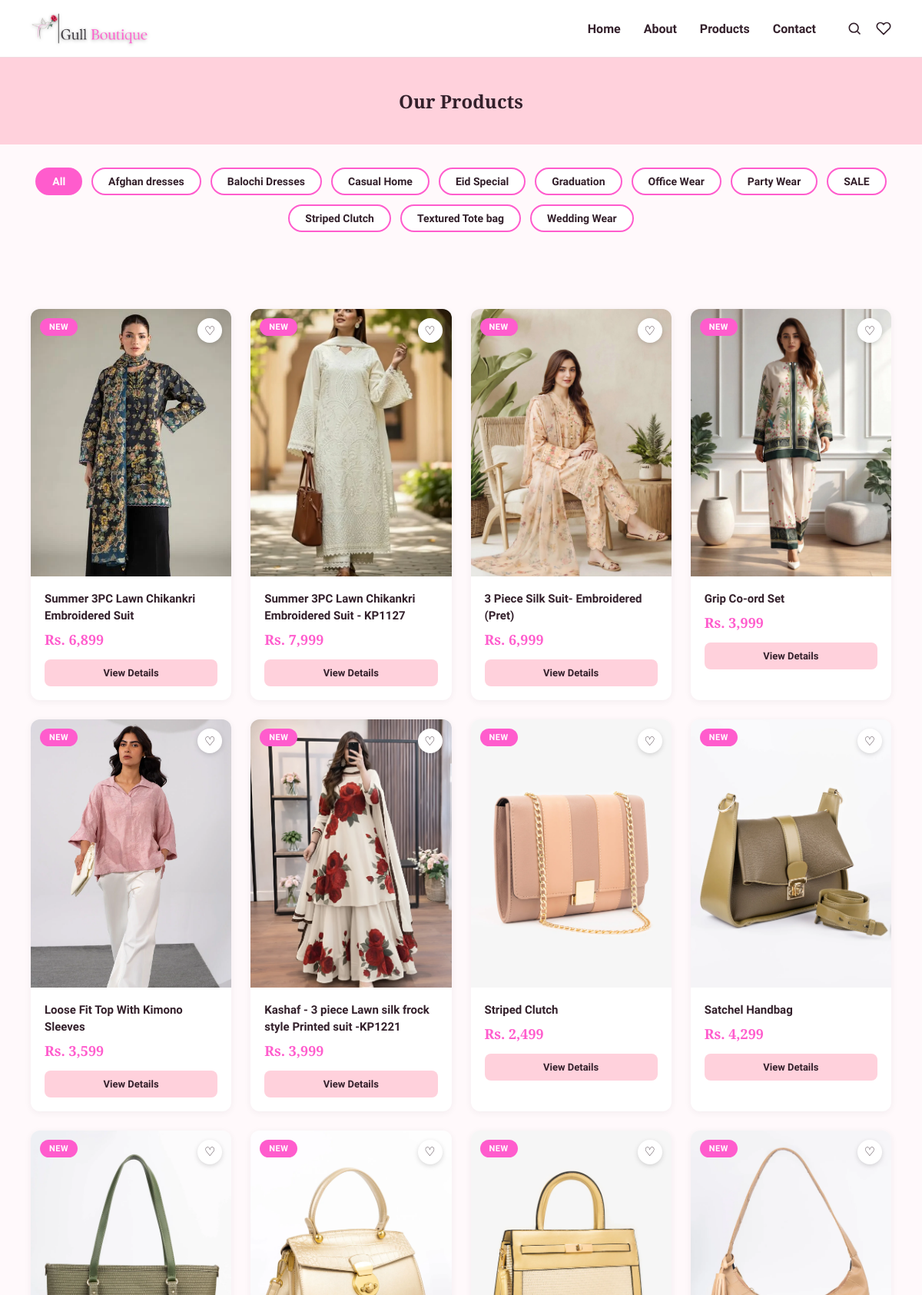
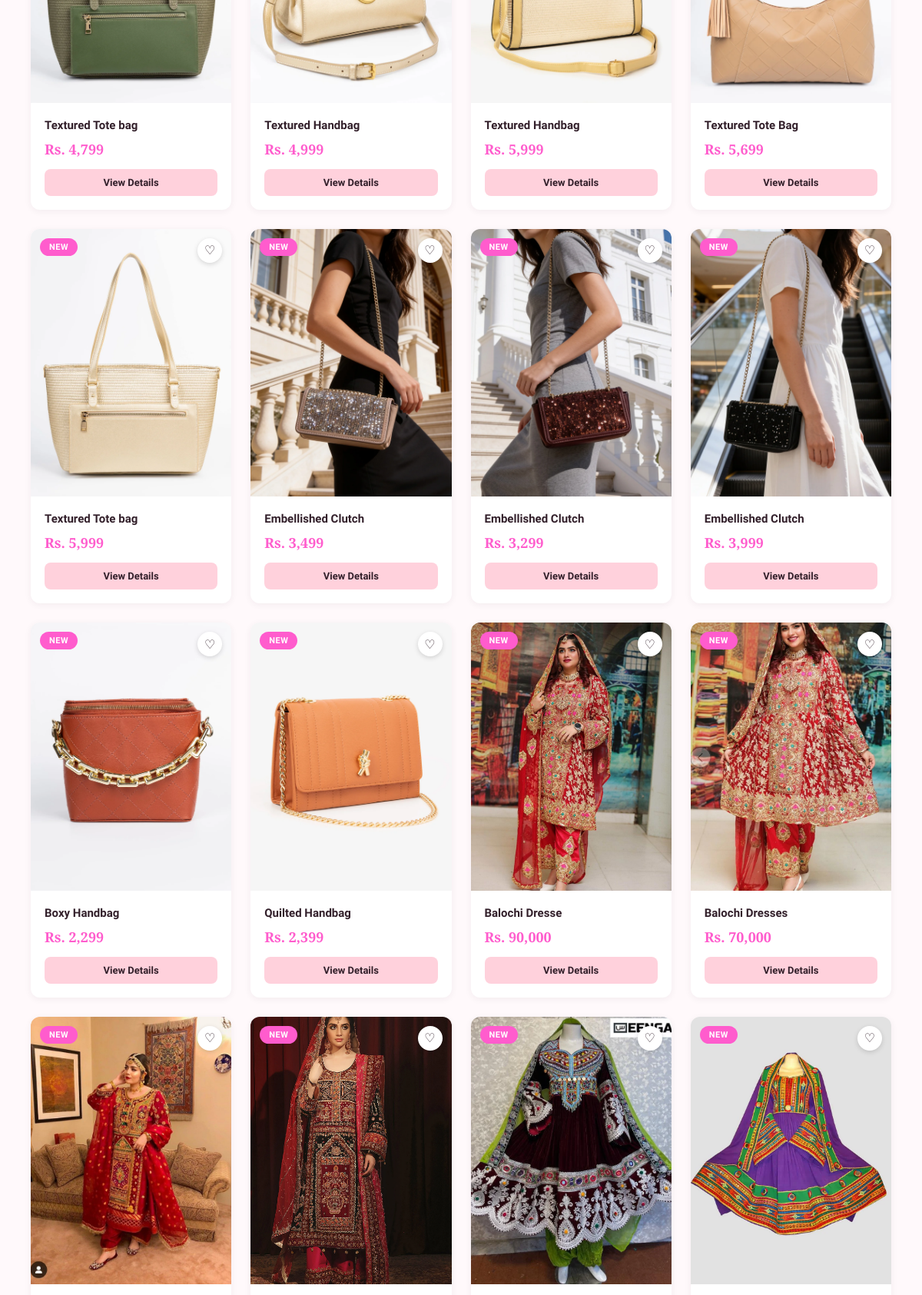
/products.php (upper part), run on the app's committed database (2 pictures, top to bottom).
### tables this page shows
CREATE TABLE `categories` (
  `id` int(11) NOT NULL,
  `name` varchar(100) NOT NULL,
  `created_at` timestamp NOT NULL DEFAULT current_timestamp(),
  `image` varchar(255) DEFAULT NULL
);

CREATE TABLE `products` (
  `id` int(11) NOT NULL,
  `category_id` int(11) NOT NULL,
  `name` varchar(150) NOT NULL,
  `description` text DEFAULT NULL,
  `price` decimal(10,2) NOT NULL,
  `stock` int(11) DEFAULT 0,
  `image` varchar(255) DEFAULT NULL,
  `created_at` timestamp NOT NULL DEFAULT current_timestamp()
);

### products.php (the view)
<?php include 'includes/header.php'; ?>
<?php include 'includes/db.php'; ?>
<section class="page-header">
    <h1>Our Products</h1>
</section>
<section class="filter-bar">
    <?php
    $catQuery = $conn->query("SELECT * FROM categories ORDER BY name");
    $selectedCat = isset($_GET['category']) ? intval($_GET['category']) : 0;
    ?>
    <a href="products.php" class="filter-btn <?php echo $selectedCat === 0 ? 'active' : ''; ?>">All</a>
    <?php while ($cat = $catQuery->fetch_assoc()): ?>
        <a href="products.php?category=<?php echo $cat['id']; ?>"
           class="filter-btn <?php echo $selectedCat === (int)$cat['id'] ? 'active' : ''; ?>">
            <?php echo htmlspecialchars($cat['name']); ?>
        </a>
    <?php endwhile; ?>
</section>
<section class="featured">
    <div class="product-grid">
        <?php
        $searchTerm = trim($_GET['search'] ?? '');
        if ($searchTerm !== '') {
            $likeTerm = '%' . $searchTerm . '%';
            $stmt = $conn->prepare("SELECT * FROM products WHERE name LIKE ? ORDER BY created_at DESC");
            $stmt->bind_param("s", $likeTerm);
            $stmt->execute();
            $result = $stmt->get_result();
        } elseif ($selectedCat > 0) {
            $stmt = $conn->prepare("SELECT * FROM products WHERE category_id = ? ORDER BY created_at DESC");
            $stmt->bind_param("i", $selectedCat);
            $stmt->execute();
            $result = $stmt->get_result();
        } else {
            $result = $conn->query("SELECT * FROM products ORDER BY created_at DESC");
        }
        if ($result && $result->num_rows > 0) {
            while ($row = $result->fetch_assoc()) {
                echo '<div class="product-card">';
                echo '<a href="/gull_boutique/product_detail.php?id=' . $row['id'] . '" class="product-img-wrap">';
                echo '<span class="card-badge">' . htmlspecialchars($row['category_name'] ?? 'New') . '</span>';
                echo '<button class="wishlist-heart" data-id="' . $row['id'] . '">♡</button>';
                echo '<img src="/gull_boutique/images/' . htmlspecialchars($row['image']) . '" alt="' . htmlspecialchars($row['name']) . '">';
                echo '</a>';
                echo '<div class="product-info">';
                echo '<h3><a href="/gull_boutique/product_detail.php?id=' . $row['id'] . '">' . htmlspecialchars($row['name']) . '</a></h3>';
                echo '<p class="price">Rs. ' . number_format($row['price']) . '</p>';
                echo '<a href="/gull_boutique/product_detail.php?id=' . $row['id'] . '" class="btn-view">View Details</a>';
                echo '</div></div>';
            }
        } else {
            echo '<p>No products found in this category yet.</p>';
        }
        ?>
    </div>
</section>
<?php include 'includes/footer.php'; ?>

### css/style.css (style rules this page uses)
html, body { overflow-x: hidden; max-width: 100%; }
img { max-width: 100%; }
:root { --pink-light: #FFD1DC; --pink-deep: #FF5CCD; --text-dark: #33202b; --font-heading: 'Playfair Display', Georgia, serif; }
h1, h2, h3, .hero h1, .page-header h1, .featured h2, .about-teaser h2, .about-story h2, .about-mission h2, .about-values h2, .testimonials-section h2, .newsletter-section h2, .category-scroll-header h2, .value-card h3, .product-info h3, .detail-info h1, .reviews-section h2 { font-family: var(--font-heading); font-weight: 600; }
.reveal { opacity: 0; transform: translateY(25px); transition: opacity 0.7s ease-out, transform 0.7s ease-out; }
.reveal.visible { opacity: 1; transform: translateY(0); }
* { margin: 0; padding: 0; box-sizing: border-box; font-family: 'Segoe UI', sans-serif; }
body { background-color: #fff9fb; color: var(--text-dark); }
.featured { padding: 60px 40px; text-align: center; }
.product-grid { display: grid; grid-template-columns: repeat(auto-fit, minmax(220px, 1fr)); gap: 25px; }
.product-card { background: white; border-radius: 12px; overflow: hidden; box-shadow: 0 4px 12px rgba(0,0,0,0.06); transition: transform 0.25s, box-shadow 0.25s; }
.product-img-wrap { position: relative; display: block; width: 100%; aspect-ratio: 3 / 4; overflow: hidden; }
.product-img-wrap img { width: 100%; height: 100%; object-fit: cover; transition: transform 0.35s; }
.card-badge { position: absolute; top: 12px; left: 12px; background-color: var(--pink-deep); color: white; font-size: 11px; font-weight: 700; text-transform: uppercase; letter-spacing: 0.5px; padding: 5px 12px; border-radius: 20px; z-index: 2; }
.product-info { padding: 18px; text-align: left; }
.product-info h3 { font-size: 15px; margin-bottom: 8px; line-height: 1.4; }
.product-info h3 a { color: var(--text-dark); text-decoration: none; }
.product-info .price { color: var(--pink-deep); font-weight: bold; font-size: 17px; margin-bottom: 14px; }
.btn-view { display: block; text-align: center; background-color: var(--pink-light); color: var(--text-dark); text-decoration: none; font-weight: 600; font-size: 13px; padding: 10px; border-radius: 8px; transition: background 0.2s, color 0.2s; }
.page-header { text-align: center; padding: 40px 20px; background-color: var(--pink-light); }
.filter-bar { display: flex; flex-wrap: wrap; justify-content: center; gap: 12px; padding: 30px 20px; }
.filter-btn { text-decoration: none; color: var(--text-dark); background-color: white; border: 2px solid var(--pink-deep); padding: 8px 20px; border-radius: 20px; font-weight: 600; font-size: 14px; transition: all 0.2s; }
.filter-btn:hover, .filter-btn.active { background-color: var(--pink-deep); color: white; }
.wishlist-heart { position: absolute; top: 12px; right: 12px; background: white; border: none; width: 32px; height: 32px; border-radius: 50%; font-size: 16px; cursor: pointer; z-index: 2; display: flex; align-items: center; justify-content: center; box-shadow: 0 2px 6px rgba(0,0,0,0.15); color: var(--text-dark); transition: transform 0.2s, color 0.2s; }
.hero, .featured, .about-teaser, .testimonials-section, .newsletter-section, .category-scroll-section { scroll-margin-top: 80px; }
.product-card { box-shadow: 0 2px 10px rgba(51, 32, 43, 0.06); transition: transform 0.3s ease, box-shadow 0.3s ease; }
.featured, .about-teaser, .testimonials-section, .newsletter-section { padding-top: 70px; padding-bottom: 70px; }
.product-info .price { font-family: var(--font-heading); font-size: 18px; }

### data on the page
categories: name "Afghan dresses"
categories: name "Balochi Dresses"
categories: name "Casual Home"
categories: name "Eid Special"
categories: name "Graduation"
categories: name "Office Wear"
categories: name "Party Wear"
categories: name "SALE"
categories: name "Striped Clutch"
categories: name "Textured Tote bag"
categories: name "Wedding Wear"
products: category_name "NEW", image (picture), name "Summer 3PC Lawn Chikankri Embroidered Suit", price "6,899"
products: category_name "NEW", image (picture), name "Summer 3PC Lawn Chikankri Embroidered Suit - KP1127", price "7,999"
products: category_name "NEW", image (picture), name "3 Piece Silk Suit- Embroidered (Pret)", price "6,999"
products: category_name "NEW", image (picture), name "Grip Co-ord Set", price "3,999"
products: category_name "NEW", image (picture), name "Loose Fit Top With Kimono Sleeves", price "3,599"
products: category_name "NEW", image (picture), name "Kashaf - 3 piece Lawn silk frock style Printed suit -KP1221", price "3,999"
products: category_name "NEW", image (picture), name "Striped Clutch", price "2,499"
products: category_name "NEW", image (picture), name "Satchel Handbag", price "4,299"
products: category_name "NEW", image (picture), name "Textured Tote bag", price "4,799"
products: category_name "NEW", image (picture), name "Textured Handbag", price "4,999"
products: category_name "NEW", image (picture), name "Textured Handbag", price "5,999"
products: category_name "NEW", image (picture), name "Textured Tote Bag", price "5,699"
products: category_name "NEW", image (picture), name "Textured Tote bag", price "5,999"
products: category_name "NEW", image (picture), name "Embellished Clutch", price "3,499"
products: category_name "NEW", image (picture), name "Embellished Clutch", price "3,299"
products: category_name "NEW", image (picture), name "Embellished Clutch", price "3,999"
products: category_name "NEW", image (picture), name "Boxy Handbag", price "2,299"
products: category_name "NEW", image (picture), name "Quilted Handbag", price "2,399"
products: category_name "NEW", image (picture), name "Balochi Dresse", price "90,000"
products: category_name "NEW", image (picture), name "Balochi Dresses", price "70,000"
products: category_name "NEW", image (picture)
products: category_name "NEW", image (picture)
products: category_name "NEW", image (picture)
products: category_name "NEW", image (picture)
